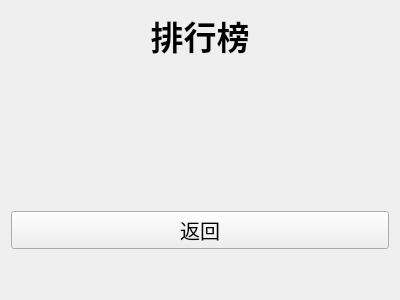
<?xml version="1.0" encoding="UTF-8"?>
<ui version="4.0">
 <class>RankingPage</class>
 <widget class="QWidget" name="RankingPage">
  <property name="geometry">
   <rect>
    <x>0</x>
    <y>0</y>
    <width>400</width>
    <height>300</height>
   </rect>
  </property>
  <property name="windowTitle">
   <string>Form</string>
  </property>
  <layout class="QGridLayout" name="gridLayout">
   <item row="0" column="0">
    <layout class="QVBoxLayout" name="verticalLayout" stretch="0,1,0,0">
     <item>
      <widget class="QLabel" name="label">
       <property name="font">
        <font>
         <pointsize>25</pointsize>
         <bold>true</bold>
        </font>
       </property>
       <property name="text">
        <string>排行榜</string>
       </property>
       <property name="alignment">
        <set>Qt::AlignmentFlag::AlignHCenter|Qt::AlignmentFlag::AlignTop</set>
       </property>
      </widget>
     </item>
     <item>
      <spacer name="verticalSpacer">
       <property name="orientation">
        <enum>Qt::Orientation::Vertical</enum>
       </property>
       <property name="sizeHint" stdset="0">
        <size>
         <width>20</width>
         <height>40</height>
        </size>
       </property>
      </spacer>
     </item>
     <item>
      <widget class="QPushButton" name="btn_back">
       <property name="font">
        <font>
         <pointsize>15</pointsize>
        </font>
       </property>
       <property name="text">
        <string>返回</string>
       </property>
      </widget>
     </item>
     <item>
      <spacer name="verticalSpacer_2">
       <property name="orientation">
        <enum>Qt::Orientation::Vertical</enum>
       </property>
       <property name="sizeHint" stdset="0">
        <size>
         <width>20</width>
         <height>40</height>
        </size>
       </property>
      </spacer>
     </item>
    </layout>
   </item>
  </layout>
 </widget>
 <resources/>
 <connections/>
</ui>
